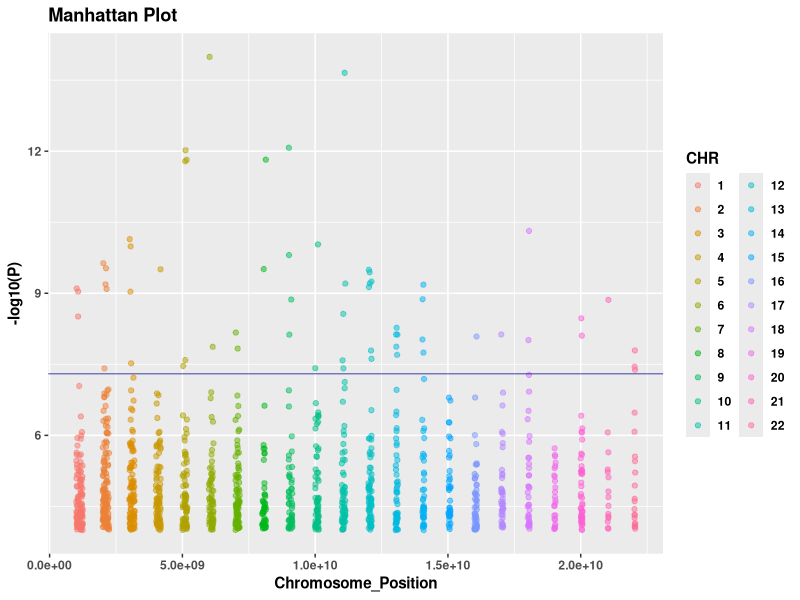

Write the R code that produced this figure.
## ---- chunk 1
# Manhattan plot of anxiety GWAS data each dot is a SNP plotted by genome position 
library('readxl')
Xanax <- read_excel('ANX_2026_daner_fullANX_v12_woUTAH_11022026.gz.p4.clump.areator.sorted.1mhc (1).xls')
install.packages("tidyverse")
library(ggplot2)
library(tidyverse)
Xanax %>%
  select(SNP, CHR, BP, P) %>% 
  mutate(CHR = as.factor(CHR)) %>% 
  arrange(CHR,BP) %>% 
  #chromosome numbers have been multiplied by 100 million to separate them visually on the graph
  mutate(Chromosome_Position = as.numeric(CHR)*1000000000+BP) %>% 
  
  #y intercept denotes a line of significance; from the article we pulled the data from
  #line marks the significance threshold (p < 5e-8); dots above it are significant hits.
  ggplot(aes(Chromosome_Position, -log10(P), color= CHR)) +
  geom_point(alpha=0.5) + geom_hline(yintercept = 7.30102999566, color = 'darkblue', size = 0.5, alpha = 0.5) +
  
  labs(title = "Manhattan Plot") +
  
theme(
    plot.title = element_text(face = "bold"),
    plot.subtitle = element_text(family = "serif"),
    axis.title.x = element_text(face = "bold"),
    axis.title.y = element_text(face = "bold"),
    axis.text = element_text(face = "bold"),
    legend.title = element_text(face = "bold"),
    legend.text = element_text(face = "bold")
  )
 
